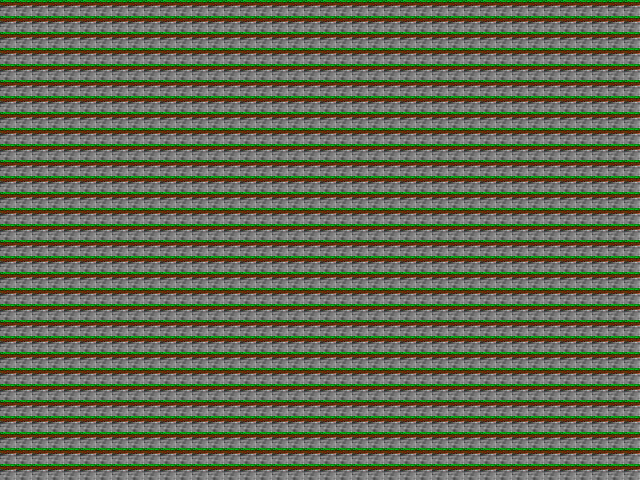

This game map was drawn from its Tiled (.tmx) file and the tilesets committed beside it. A one-line description and the trimmed map source follow:
An orthogonal 40x30 tile map with 16x16 px tiles, 1 tile layer (Ground) and 1 object.

<map version="1.0" orientation="orthogonal" width="40" height="30" tilewidth="16" tileheight="16">
 <tileset firstgid="1" name="Ground" tilewidth="16" tileheight="16">
  <image source="tile1.png" trans="ff00ff" width="16" height="16" />
 </tileset>
 <layer name="Ground" width="40" height="30">
  <data>[1200 cells, 1200 non-empty, 1 distinct tile ids]</data>
 </layer>
 <objectgroup name="Ground" width="40" height="30">
  <object x="1" y="464" width="639" height="18" />
 </objectgroup>
</map>
